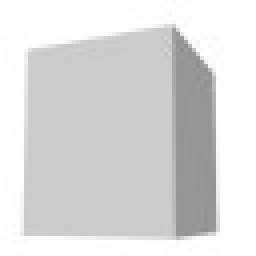
#> input picture python-code/RotCube4.jpg, 64 x 64 px, found by its file name (shown 4 times larger)
$ python Binarize.py
#> lines starting #> are read from the running program, lines starting #| are printed output that depends on the picture; after the words box and inside, x2 and y2 are one past the last pixel; in counts of white or black regions, pixels touching at a corner belong together
import cv2 as cv
import numpy as np
from matplotlib import pyplot as plt
img = cv.imread("D:\IIIY Spring\EEN-682\Course Project\python-code\RotCube4.jpg", cv.IMREAD_GRAYSCALE)
#> img is the input picture: shape (64, 64); min 141, max 255, mean 218.8
assert img is not None, "file could not be read, check with os.path.exists()"
#img = cv.medianBlur(img,5)
ret,th1 = cv.threshold(img,220,255,cv.THRESH_BINARY)
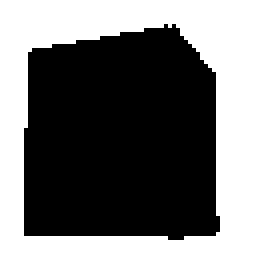
#> th1: shape (64, 64) (shown 4 times larger); 43% white; 1 white region, box (x1, y1, x2, y2) and area: (0, 0, 64, 64) 1762
th2 = cv.adaptiveThreshold(img,255,cv.ADAPTIVE_THRESH_MEAN_C,\
            cv.THRESH_BINARY,11,2)
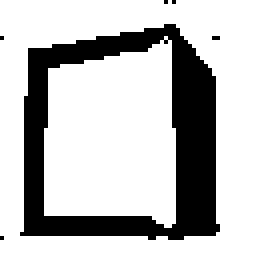
#> th2: shape (64, 64) (shown 4 times larger); 74.3% white; 6 black regions (5 under 20 px), largest, box (x1, y1, x2, y2) and area: (5, 6, 55, 60) 1046
th3 = cv.adaptiveThreshold(img,255,cv.ADAPTIVE_THRESH_GAUSSIAN_C,\
            cv.THRESH_BINARY,11,2)
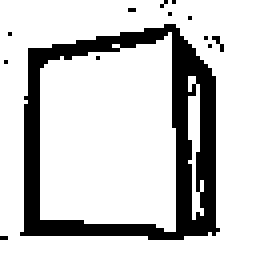
#> th3: shape (64, 64) (shown 4 times larger); 79.5% white; 13 black regions (12 under 20 px), largest, box (x1, y1, x2, y2) and area: (5, 6, 55, 60) 819
titles = ['Original Image', 'Global Thresholding (v = 127)',
            'inverted', ]
inv = ~th1
#> inv: shape (64, 64); 57% white; 1 black region, box (x1, y1, x2, y2) and area: (0, 0, 64, 64) 1762
images = [img, th1, inv]
for i in range(3):
    plt.subplot(1,3,i+1),plt.imshow(images[i],'gray')
    plt.title(titles[i])
    plt.xticks([]),plt.yticks([])
cv.imwrite('D:\IIIY Spring\EEN-682\Course Project\python-code\woman_binarized.png', inv)
# print(inv)
height, width = inv.shape[:]
#> height = 64; width = 64
normalized = []
normalized = inv/255
#print(normalized[55])

hh = [""]*height
print(hh)
for h in range(height):
    for w in range(width):
        #print(normalized[h,w],h,w,hh[h])
        hh[h]+=str(int(normalized[h,w]))
#> after the loop, hh = 64 items
print(hh)
#> (printed output is left out)

# [8 lines of commented-out code are left out]
plt.show()
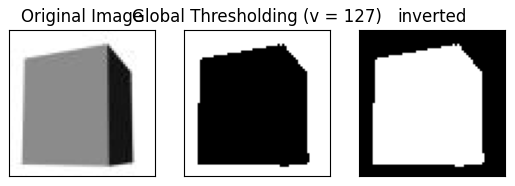
#> figure drawn by matplotlib, 3 panels
